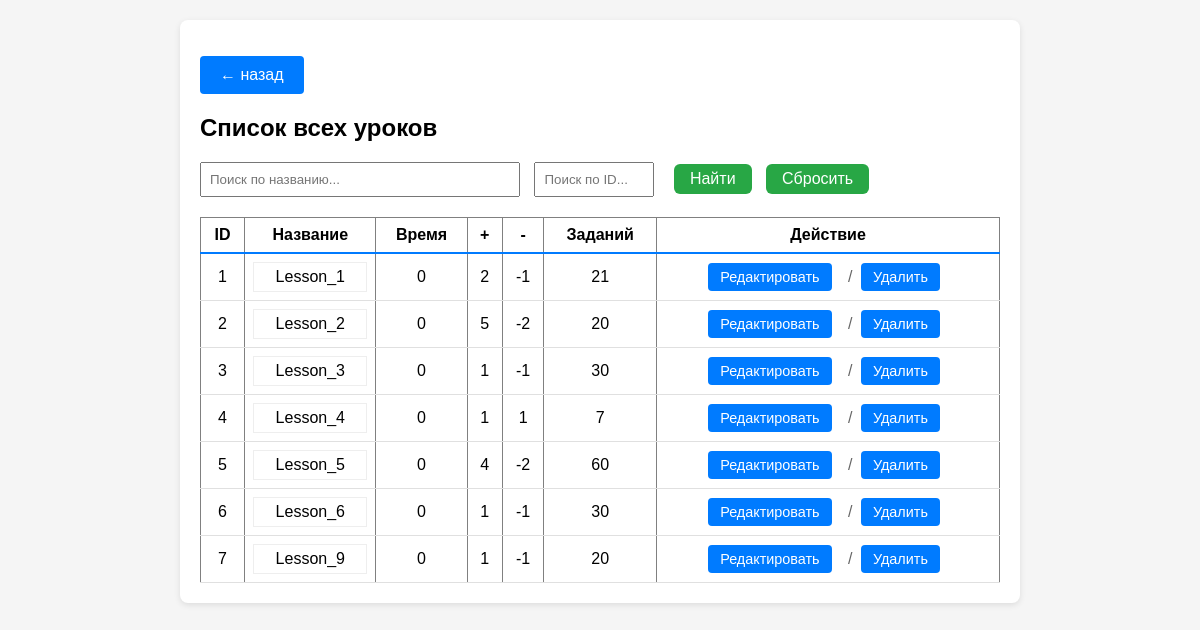
The app's page /dashboard/testing_management/lesson_list (signed in), older data.
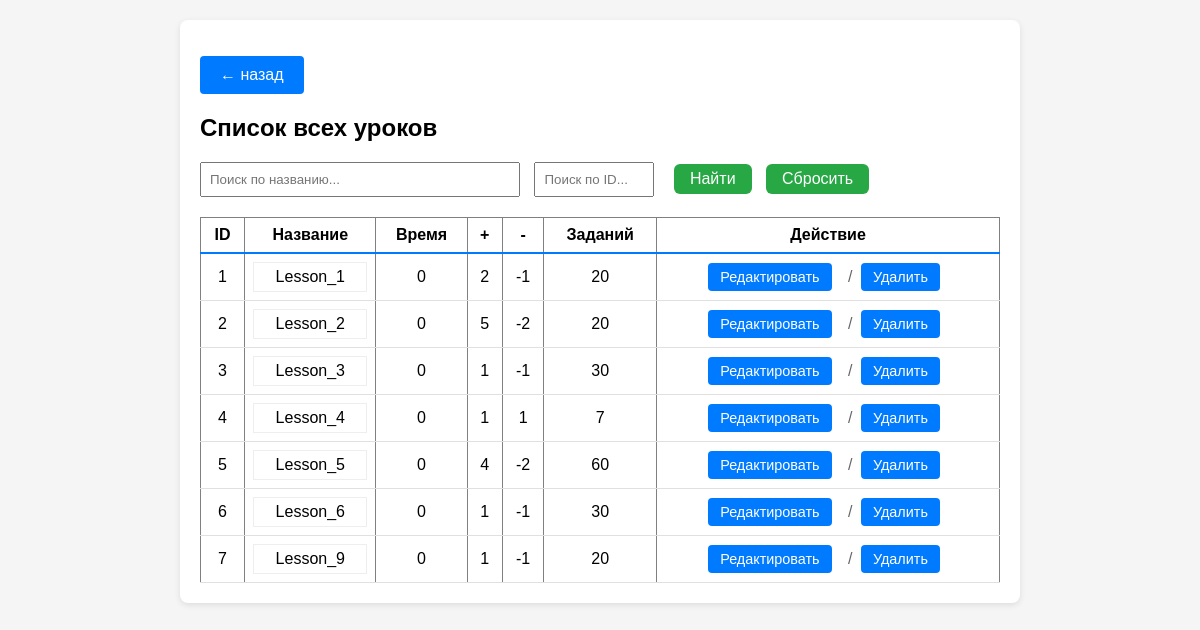
The same page, newer data.
### app.py (models this page shows, shortened)
class Lesson(db.Model):
    __tablename__ = 'Lessons'
    id = db.Column(db.Integer, primary_key=True)
    name = db.Column(db.String(64), unique=True, nullable=False)
    time = db.Column(db.Integer, nullable=False)
    price_correct = db.Column(db.Integer, default=1)
    price_wrong = db.Column(db.Integer, default=-1)
    questions = db.Column(db.JSON, nullable=False)

### app.py (the view)
@app.route('/dashboard/testing_management/lesson_list')
def lesson_list():
    if not check_privileges():
        return redirect(url_for('ErAuth'))
    lessons = Lesson.query.order_by(Lesson.id).all()
    return render_template(mgn + 'lesson_list.html', lessons=lessons)

### app.py (called while the page is built)
@login_manager.user_loader
def load_user(user_id):
    return User.query.get(int(user_id))

def check_privileges():
    curent_user = User.query.filter(
        User.username.ilike(
            session.get('curent_user')
        )
    ).first()
    print("DEBUD: curent user is",curent_user)
    print("DEBUG: curent user privileges -",curent_user.is_admin)
    if not curent_user or not curent_user.is_admin:
        return False
    else:
        return True

    def __repr__(self):
        return f'<User {self.username}>'

    @property
    def is_admin(self):
        return self.privileges

### templates/templateM/lesson_list.html (shortened to what this page needs)
{% extends 'base.html' %}
{% block content %}
<p><a href="{{ url_for('testing_management') }}" class="btn">← назад</a></p>
<h2>Список всех уроков</h2>
<div style="margin: 20px 0;">
  <input type="text" id="searchName" placeholder="Поиск по названию..."
         style="padding: 8px; width: 300px;">
  <input type="text" id="searchID" placeholder="Поиск по ID..."
         style="padding: 8px; width: 100px; margin-left: 10px;">
  <button type="button" onclick="searchTable()" style="padding: 6px 16px; margin-left: 15px;">
    Найти
  </button>
  <button type="button" onclick="clearSearch()" style="padding: 6px 16px; margin-left: 10px;">
    Сбросить
  </button>
</div>
<table border="1" cellpadding="5" id="lessonTable">
  <tr>
    <th>ID</th><th>Название</th><th>Время</th><th>+</th><th>-</th><th>Заданий</th><th>Действие</th>
  </tr>
  {% for l in lessons %}
  <tr class="less_row">
    <td>{{ l.id }}</td>
    <td>
      <div style="max-height: 150px; overflow-y: auto; border: 1px solid #eee; padding: 5px;">
        {{ l.name }}
      </div>
    </td>
    <td>{{ l.time }}</td>
    <td>{{ l.price_correct }}</td>
    <td>{{ l.price_wrong }}</td>
    <td>{{ l.questions|length }}</td>
    <td>
      <div class="actions">
          <a href="{{ url_for('lesson_edit', less_id=l.id) }}"
             class="btn btn-action">Редактировать</a>
          <span class="action-divider">/</span>
          <form action="{{ url_for('lesson_delete', less_id=l.id) }}"
                method="post" style="display:inline;">
              <button type="submit"
                      onclick="return confirm('Удалить?')"
                      class="btn btn-action">Удалить</button>
          </form>
      </div>
    </td>
  </tr>
  {% endfor %}
</table>
{% endblock %}
{% set show_footer = False %}

Row changes from the older to the newer data that the page shows:
changed Lesson "Lesson_1": questions|length "21" → "20"
